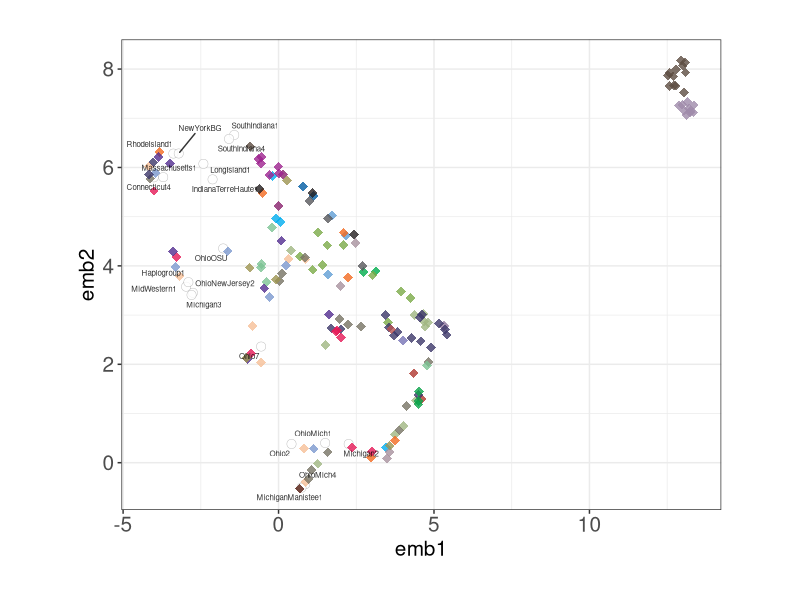

This figure's R source:
setwd('/mnt/bigdisk/work/northAmericanArabidopsis/americanarabidopsis/environmental_factor_analysis')
envemb <- read.table("umapEmbedding2RegionsOutput_onlyTargetGroupsOutput.txt", header=T)
library(ggplot2)
library(ggthemes)
library(ggrepel)
cols= c("azerbaijanGeorgia"="#00ADEF","cSouthItaly"="#9D248E","italyBalkanPeninsula"="#7BAA47","britishIsles1"="#F6BF97","northSweden"="#9F8BAA","russiaAsia"="#5E4E43","cEuropeBaltic"="#A0B782","westScania"="#0AA249","nE_EScania"="#AF372F","malmoLund"="#7773B5","olandGotland"="#3C3869","sEScania"="#B75250","sTyrol"="#7CC393","nGermany"="#777364","sGermany"="#E51856","nWEngland"="#53190D","uFranceEFranceBIsles"="#532D90","wNCFrance"="#9C9450","britishIsles2"="#7C98CE","relictsFs12"="#231F20","relictsFs13"="#58585B","barcelona"="#88226D","pyreneesGironaIbRange"="#A7919D","centralSpain1"="#619DD4","northCentralSpain"="#F26A21","centralSpain2"="#00AC4D","andalusiaPortugal"="#005CA2","nAm"="white")
subData = subset(envemb, (envemb$region %in% c("uFranceEFranceBIsles","britishIsles1","nGermany")))
subDataAm = subset(envemb, (envemb$group %in% c("nAm")))
ggplot(envemb)+
  theme_bw()+
  geom_point(data =subset(envemb, region == "nAm"), mapping = aes(emb1,emb2), shape=21, fill="white", color="gray60", size=rel(3), alpha=0.8, stroke=0.2)+
  geom_point(data =subset(envemb, region != "nAm"),aes(emb1,emb2,color=region),shape=18,size=rel(3), alpha=0.8)+scale_color_manual(values = cols)+
  #geom_point(subData ,mapping=aes(emb1,emb2), shape=17, color="red", size=rel(2),position = position_nudge(y = -0.1), alpha=0.4)
  geom_text_repel(subDataAm, mapping=aes(emb1,emb2,label=cluster),alpha=0.8, size=rel(2))+
  theme(legend.position="NA", axis.title=element_text(size=15), axis.text=element_text(size=15)) +theme(plot.margin=unit(c(1,2,1,2), "cm"))
